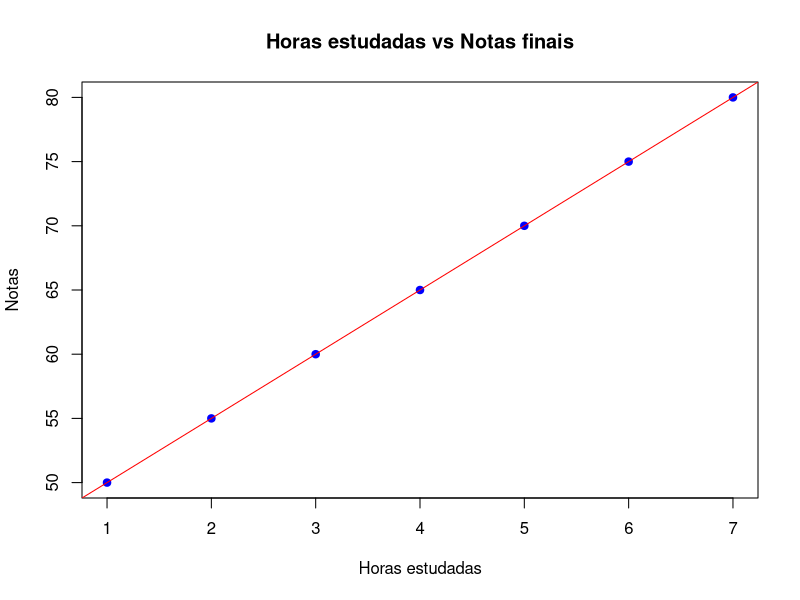
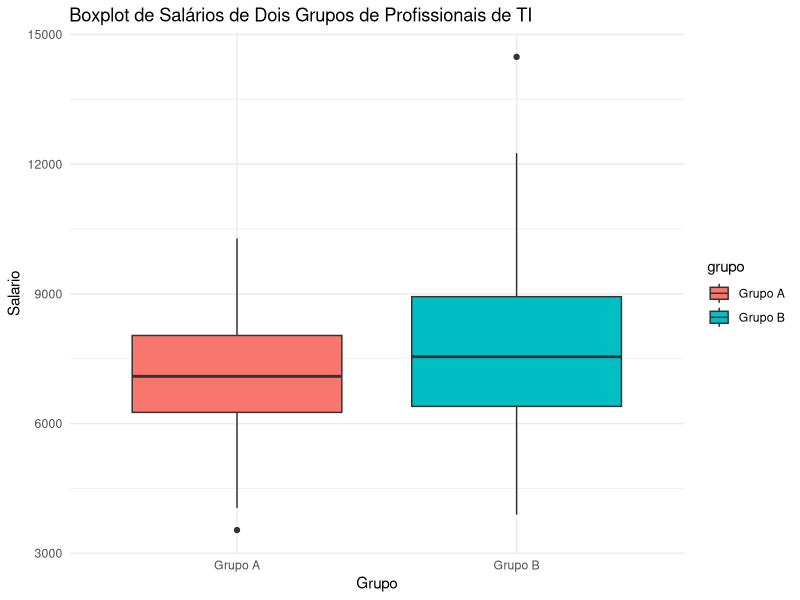
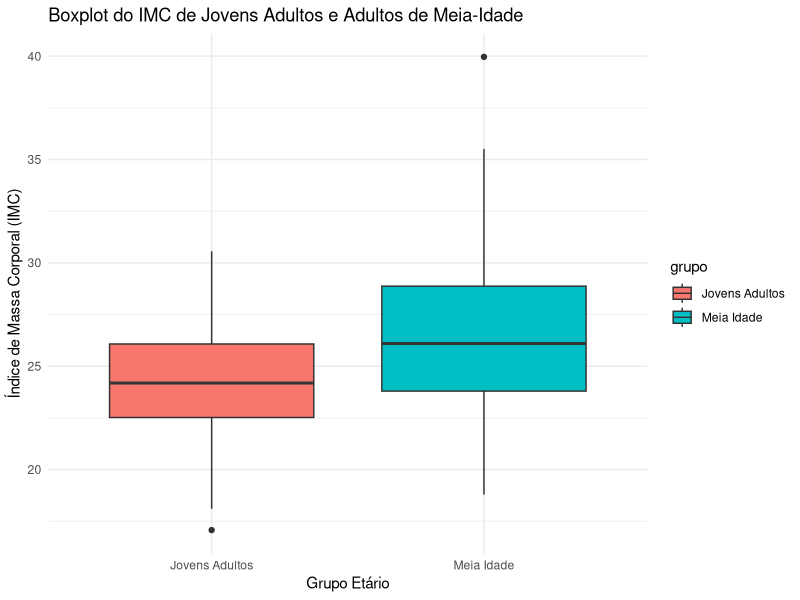

Reproduce these figures in R, in order.
library(ggplot2)

# Dados simulados ####

horas <- c(1, 2, 3, 4, 5, 6, 7)
notas <- c(50, 55, 60, 65, 70, 75, 80)

# gráfico de dispersão
plot(horas, notas, main="Horas estudadas vs Notas finais", xlab="Horas estudadas", ylab="Notas", pch=19, col="blue")

# Adicionando linha de tendência
abline(lm(notas ~ horas), col="red")

# Esse gráfico nos mostra se existe uma correlação positiva entre as horas estudadas e as notas. 
# Uma tendência ascendente indica que, à medida que os alunos estudam mais, suas notas aumentam.
# A linha de tendência (em vermelho) reforça essa correlação positiva.

# Gerando dados de exemplo para dois grupos de profissionais de TI ####
set.seed(123)  # Para reprodutibilidade

grupo_A <- rnorm(100, mean = 7000, sd = 1500)  # Grupo A com média salarial de 7000 e desvio padrão de 1500
grupo_B <- rnorm(100, mean = 8000, sd = 2000)  # Grupo B com média salarial de 8000 e desvio padrão de 2000

# Criando um dataframe para os dados
dados <- data.frame(
  salario = c(grupo_A, grupo_B),
  grupo = factor(rep(c("Grupo A", "Grupo B"), each =100))
)

# Gerando o boxplot

ggplot(dados, aes(x= grupo, y= salario, fill= grupo)) +
  geom_boxplot() +
  labs(title = "Boxplot de Salários de Dois Grupos de Profissionais de TI",
       x= "Grupo",
       y= "Salario") +
  theme_minimal()

# Gerando dados de exemplo para duas populações ####
set.seed(123)  # Para reprodutibilidade

# Dados de IMC para jovens adultos (18-25 anos)
jovens_adultos <- rnorm(100, mean = 24, sd = 3)  # Média IMC de 24 com desvio padrão de 3

# Dados de IMC para adultos de meia-idade (45-60 anos)
meia_idade <- rnorm(100, mean = 27, sd = 4)  # Média IMC de 27 com desvio padrão de 4

# Criando um dataframe para os dados
dados <- data.frame(
imc = c(jovens_adultos, meia_idade),
grupo = factor(rep(c("Jovens Adultos", "Meia Idade"), each = 100)) 
  )

# Gerando o boxplot
ggplot(dados, aes(x = grupo, y = imc, fill = grupo)) +
geom_boxplot() +
labs(title = "Boxplot do IMC de Jovens Adultos e Adultos de Meia-Idade",
     x = "Grupo Etário", 
     y = "Índice de Massa Corporal (IMC)") +
  theme_minimal()

# A média do IMC dos adultos de meia-idade é maior (em torno de 27) comparada à dos jovens adultos (em torno de 24).
# A dispersão do IMC é maior entre os adultos de meia-idade, indicada pela maior distância entre o primeiro e o terceiro quartil.
# Os jovens adultos têm uma dispersão de IMC menor e mais concentrada.
# Ambos os grupos podem ter presença de outliers, indicando valores de IMC extremamente altos ou baixos em comparação com a maioria dos dados.
